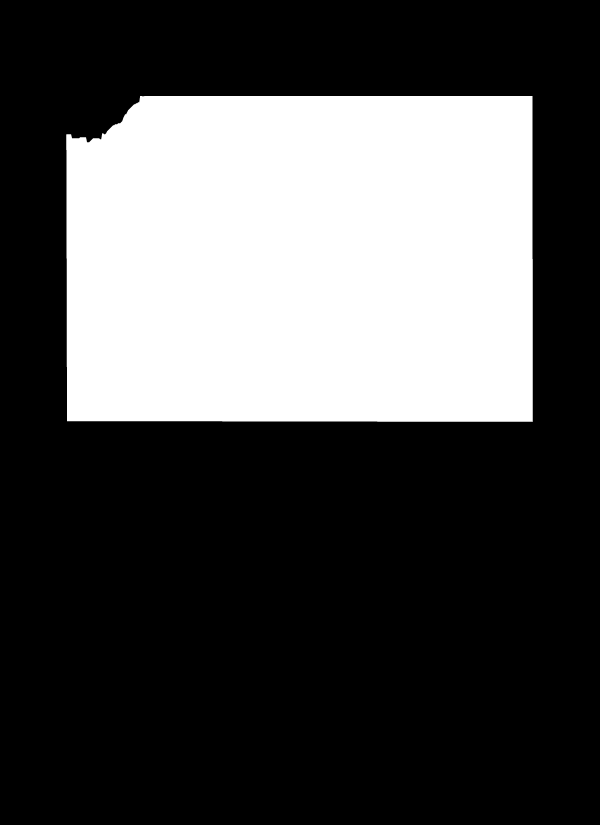
#> input picture scripts/legendary-collection/reverse-front-masks/15.png, 600 x 825 px, found by its file name
$ python register-trainer-foil.py   (older library calls are emulated)
#> lines starting #> are read from the running program, lines starting #| are printed output that depends on the picture
"""Optical-only registration of #15's fine rays and granular R counter.
Uses the unchanged scan for locations; the user's angled photo establishes
which exposed regions reflect. Directions/strength are optical estimates,
not an inferred relief map. Subject protection remains a separate PNG.
"""
from pathlib import Path
import numpy as np
import cv2
from PIL import Image
ROOT=Path(__file__).resolve().parents[2]
ASSETS=ROOT/'public/cards/pokemon/team-rocket'
for edition in ['first-edition','unlimited']:
    source=ASSETS/('15.png' if edition=='first-edition' else 'unlimited/15.jpg')
    front=np.array(Image.open(source).convert('RGB').resize((1200,1650)),dtype=np.float32)/255
    light=np.max(front,axis=2)
    # Subtract only the low-frequency printed illumination, never alter front.
    contrast=light-cv2.GaussianBlur(light,(0,0),3.)
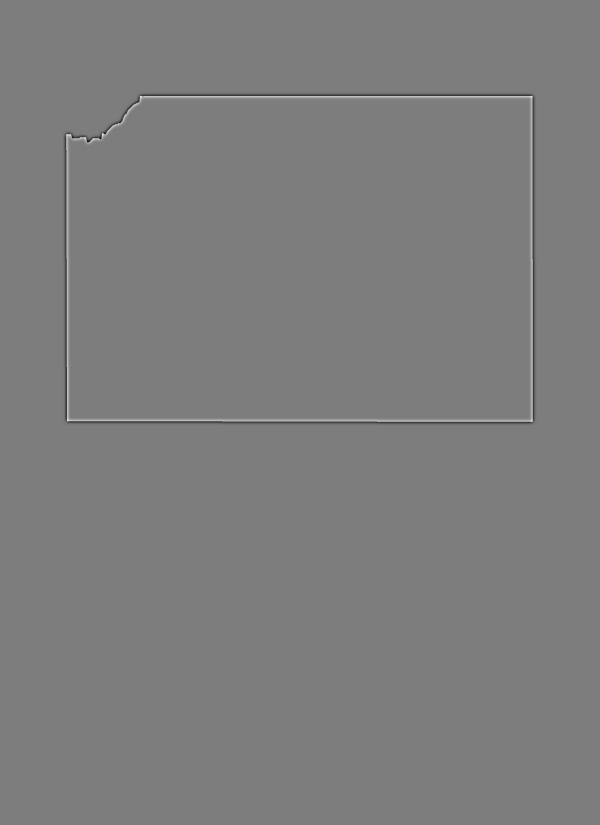
#> contrast: shape (1650, 1200) float32 (shown at 1/2 size); min -0.504, max 0.523, mean 4.16e-10; drawn with min black and max white
    dx=cv2.Sobel(light,cv2.CV_32F,1,0,ksize=3)
    dy=-cv2.Sobel(light,cv2.CV_32F,0,1,ksize=3)
    xx=cv2.GaussianBlur(dx*dx,(0,0),2.5)
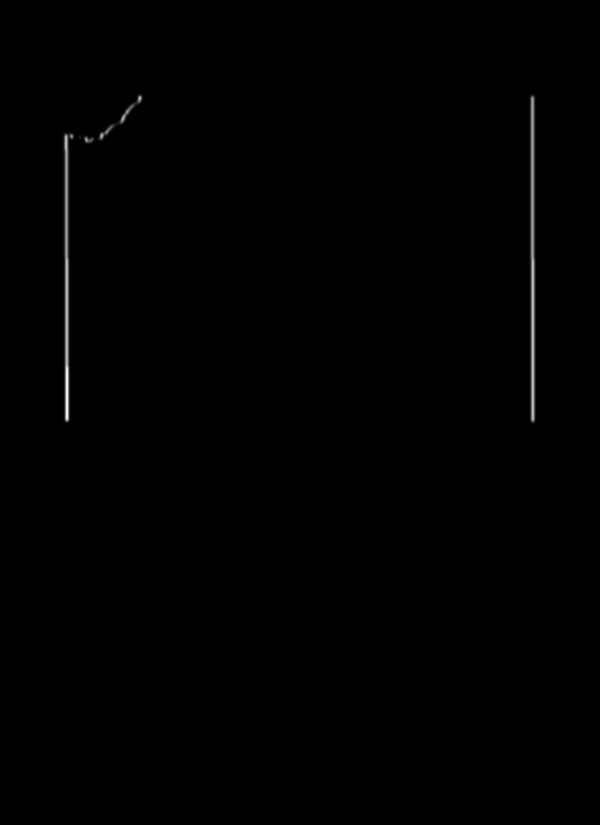
#> xx: shape (1650, 1200) float32 (shown at 1/2 size); min 0, max 3.29, mean 0.0106; drawn with min black and max white
    yy=cv2.GaussianBlur(dy*dy,(0,0),2.5)
    xy=cv2.GaussianBlur(dx*dy,(0,0),2.5)
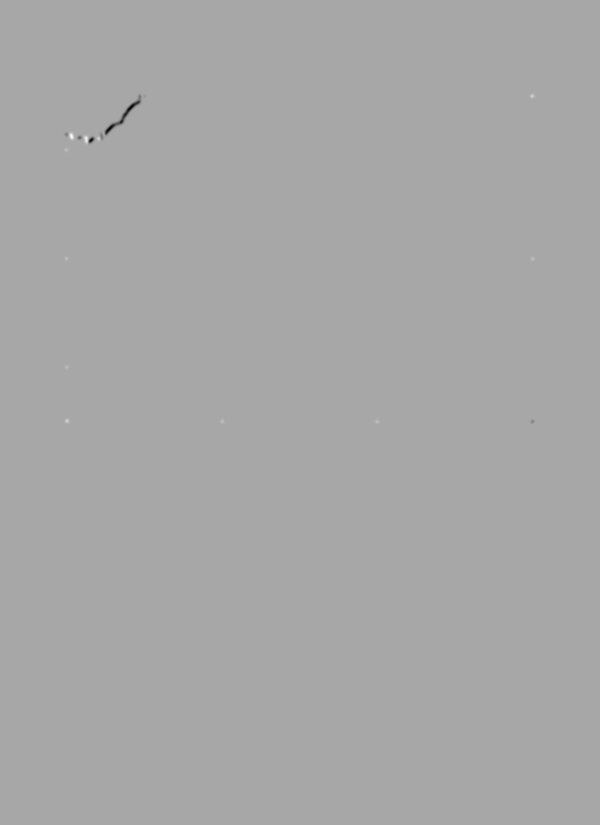
#> xy: shape (1650, 1200) float32 (shown at 1/2 size); min -1.37, max 0.714, mean -0.000368; drawn with min black and max white
    theta=.5*np.arctan2(2*xy,xx-yy)
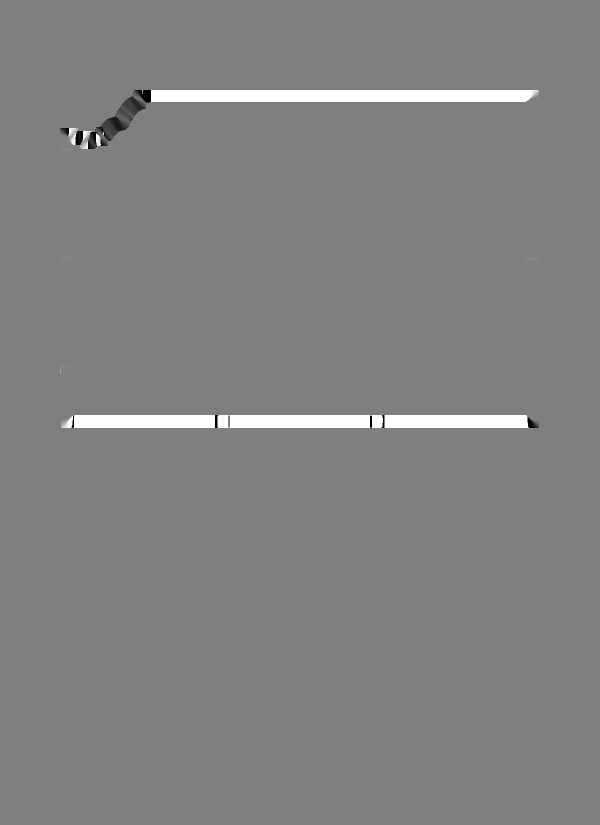
#> theta: shape (1650, 1200) float32 (shown at 1/2 size); min -1.57, max 1.57, mean 0.0306; drawn with min black and max white
    direction=np.empty((1650,1200,4),dtype=np.uint8)
    direction[:,:,0]=np.rint((np.cos(2*theta)*.5+.5)*255)
    direction[:,:,1]=np.rint((np.sin(2*theta)*.5+.5)*255)
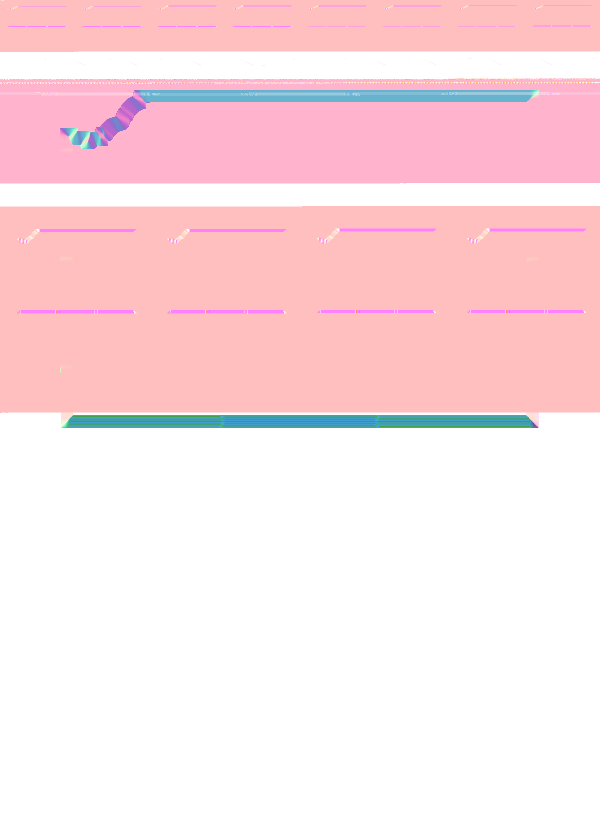
#> direction: shape (1650, 1200, 4) (shown at 1/2 size); mean of channels 0, 1, 2, 3 249, 127.8, 57.1, 61.8; transparent parts drawn white
    direction[:,:,2]=94
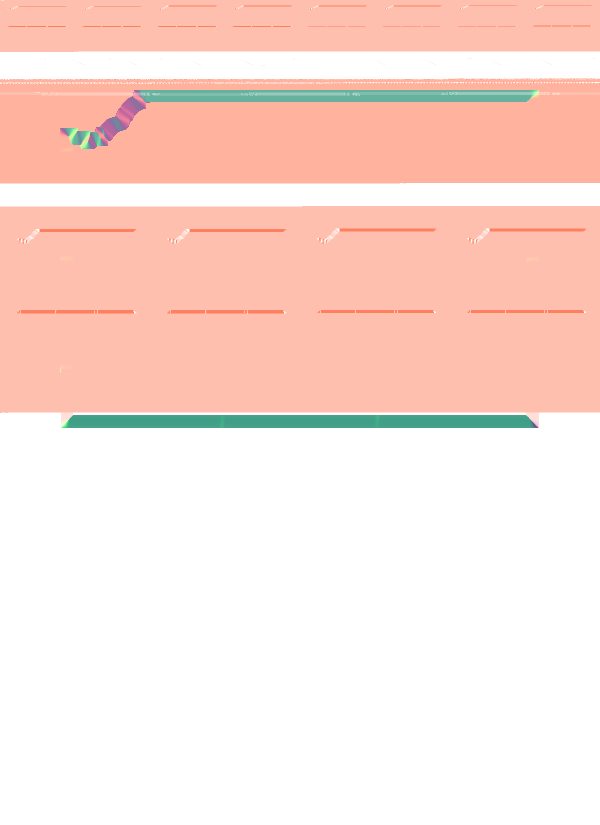
#> direction: shape (1650, 1200, 4) (shown at 1/2 size); mean of channels 0, 1, 2, 3 249, 127.8, 94, 61.8; transparent parts drawn white
    direction[:,:,3]=np.rint(35+np.clip(contrast*5,0,1)*185)
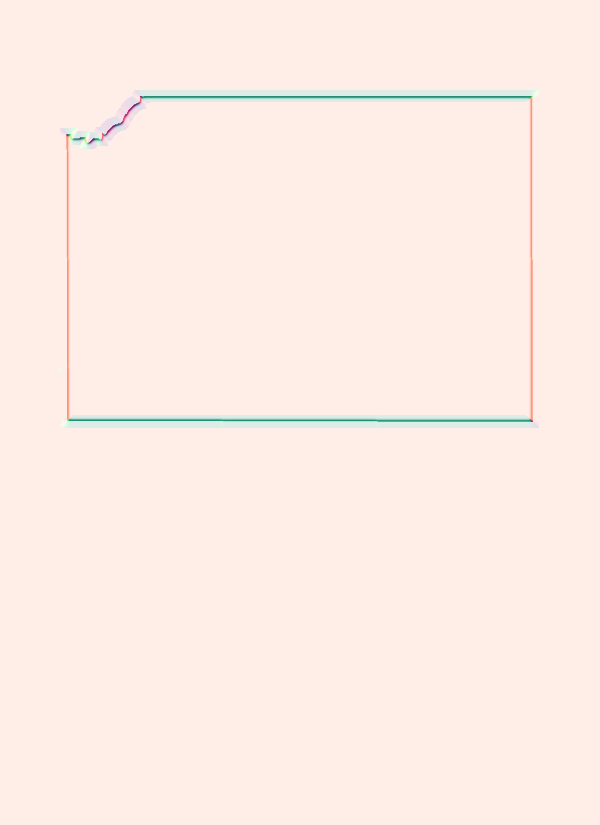
#> direction: shape (1650, 1200, 4) (shown at 1/2 size); mean of channels 0, 1, 2, 3 249, 127.8, 94, 36.2; transparent parts drawn white
#> (the run stopped early here; a loop or call above may not have finished)
